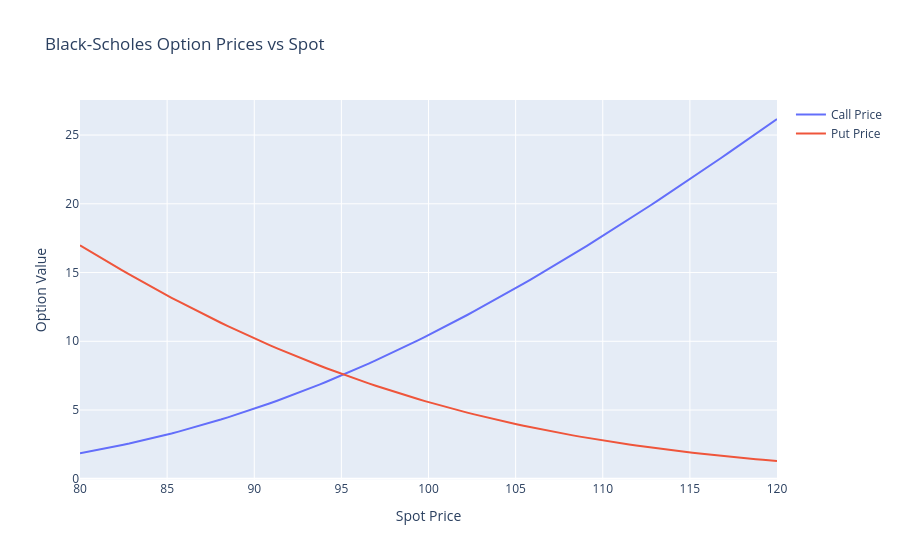
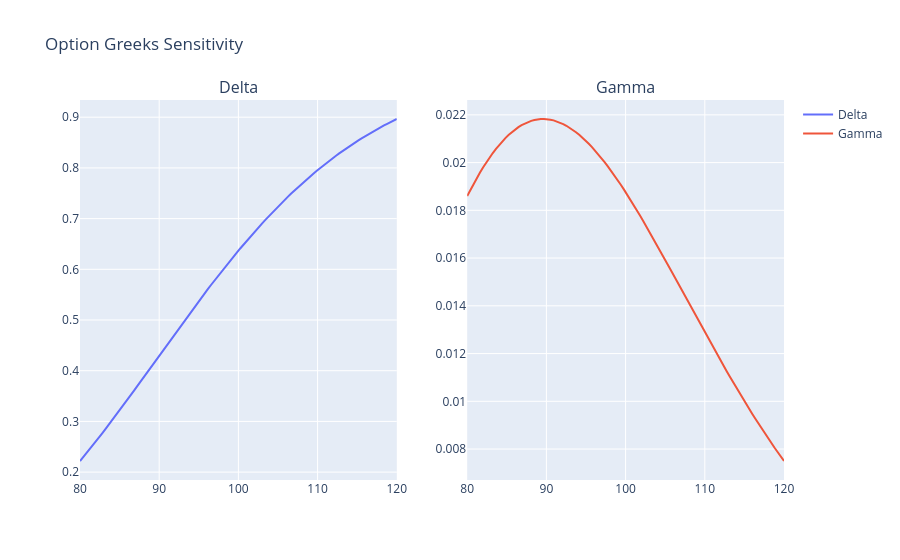

The cell these charts' notebook holds for them, in order:
### Markdown cell above
## 1. Derivatives Pricing: Black-Scholes & Greeks
The Black-Scholes model provides the theoretical price of European options and their sensitivities (Greeks).

### Code cell
from market_risk.pricing import BlackScholesEngine

S = np.linspace(80, 120, 100)
K, T, r, sigma = 100, 1.0, 0.05, 0.2

calls = BlackScholesEngine.calculate_prices(S, K, T, r, sigma, 'call')
puts = BlackScholesEngine.calculate_prices(S, K, T, r, sigma, 'put')

fig_bs = go.Figure()
fig_bs.add_trace(go.Scatter(x=S, y=calls, name='Call Price'))
fig_bs.add_trace(go.Scatter(x=S, y=puts, name='Put Price'))
fig_bs.update_layout(title='Black-Scholes Option Prices vs Spot', xaxis_title='Spot Price', yaxis_title='Option Value')
fig_bs.show()

# Sensitivity Analysis: Greeks
greeks = [BlackScholesEngine.calculate_greeks(s, K, T, r, sigma) for s in S]
deltas = [g['Delta'] for g in greeks]
gammas = [g['Gamma'] for g in greeks]

fig_greeks = make_subplots(rows=1, cols=2, subplot_titles=('Delta', 'Gamma'))
fig_greeks.add_trace(go.Scatter(x=S, y=deltas, name='Delta'), row=1, col=1)
fig_greeks.add_trace(go.Scatter(x=S, y=gammas, name='Gamma'), row=1, col=2)
fig_greeks.update_layout(title='Option Greeks Sensitivity')
fig_greeks.show()
